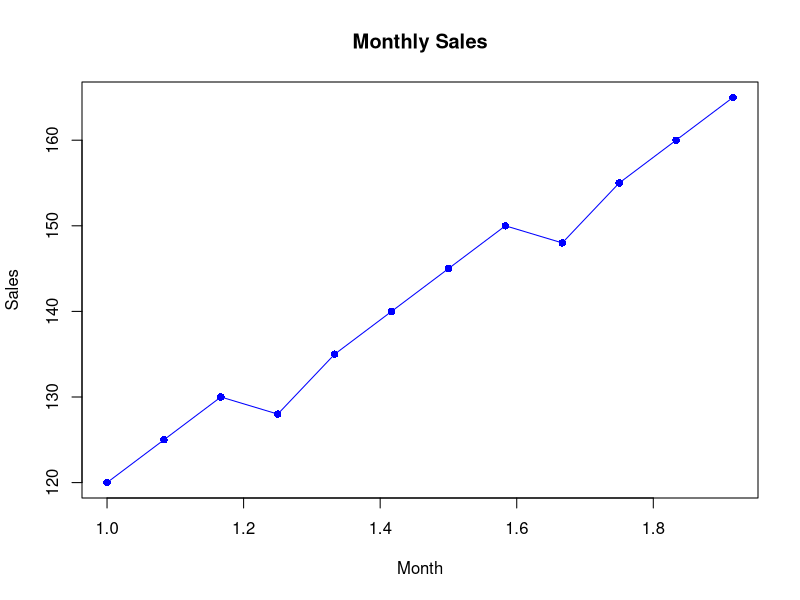

The R script that drew this image:
# Data
sales <- c(120,125,130,128,135,140,145,150,148,155,160,165)

# Time series
x <- ts(sales,frequency=12)

# Plot
plot(x,type="o",pch=16,col="blue",
     main="Monthly Sales",
     xlab="Month",ylab="Sales")
